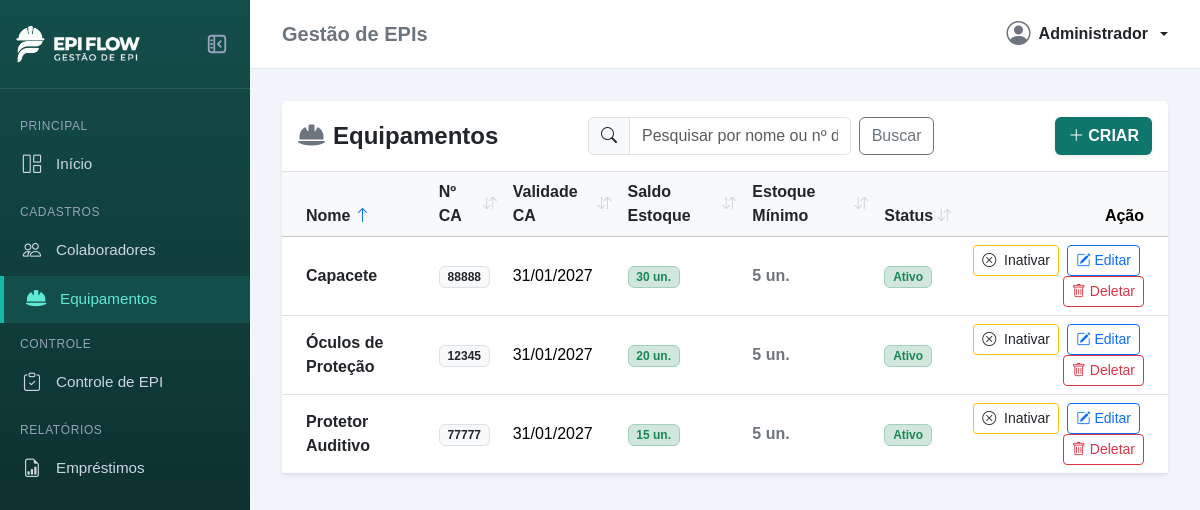
The page /epis/ on the database as committed earlier.
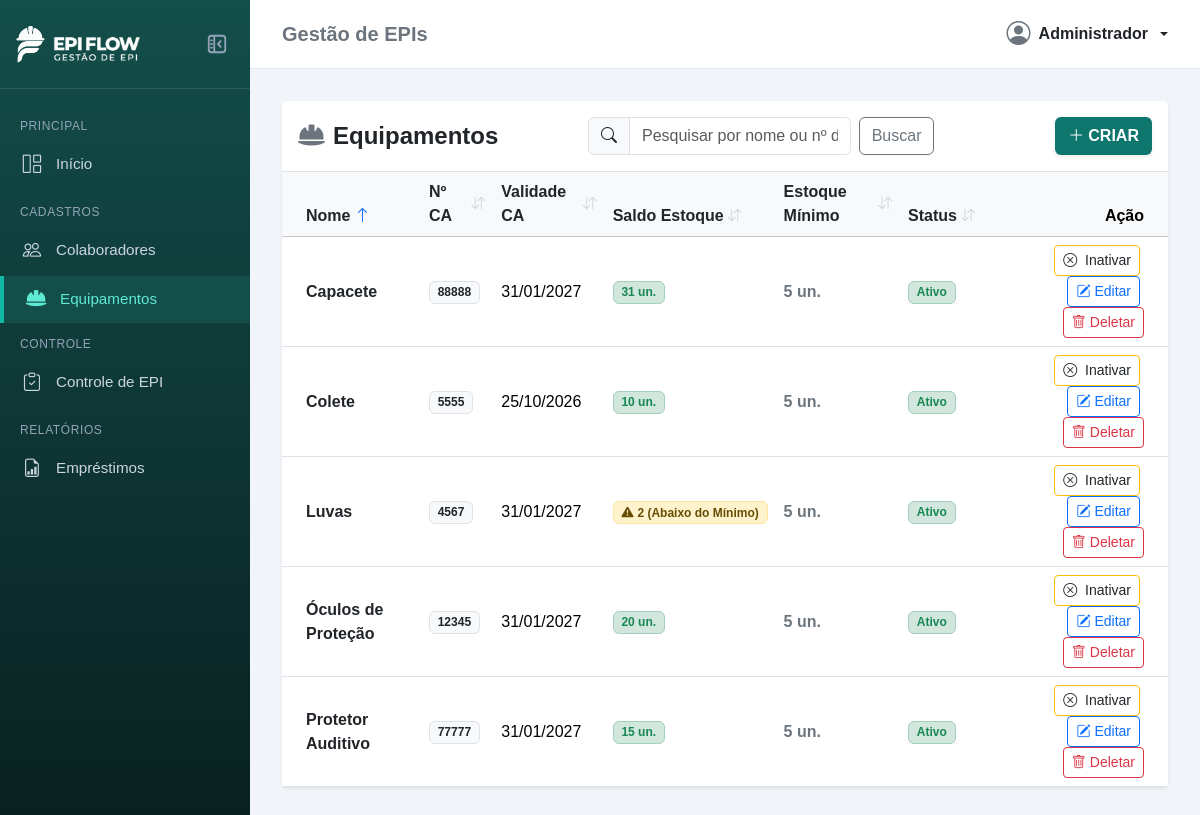
The same page on the database as committed later.
### apps/epis/models.py (models this page shows, shortened)
class Equipamento(models.Model):
    nome = models.CharField(max_length=100)
    ca_numero = models.CharField(max_length=30)
    validade_ca = models.DateField()
    saldo_estoque = models.IntegerField(default=0)
    estoque_minimo = models.IntegerField(default=5)
    ativo = models.BooleanField(default=True)
    @property
    def ca_vencido(self):
        from django.utils import timezone
        if self.validade_ca:
            return self.validade_ca < timezone.now().date()
        return False

### apps/epis/views.py (the view)
# urls.py: path('', views.listar_equipamentos, name='listar'),
def listar_equipamentos(request):
    termo_busca = request.GET.get('busca', '').strip()
    campo_ordenacao = request.GET.get('campo', 'nome')
    direcao_ordenacao = request.GET.get('direcao', 'asc')
    todos = list(Equipamento.objects.all())
    if termo_busca:
        termo_normalizado = remover_acentos(termo_busca)
        equipamentos = [
            e for e in todos
            if termo_normalizado in remover_acentos(e.nome)
            or termo_normalizado in remover_acentos(e.ca_numero)
        ]
    else:
        equipamentos = todos
    equipamentos = aplicar_ordenacao_equipamentos(equipamentos, campo_ordenacao, direcao_ordenacao)
    return render(request, 'epis/listar.html', {
        'equipamentos': equipamentos,
        'termo_busca': termo_busca,
        'campo_ordenacao': campo_ordenacao,
        'direcao_ordenacao': direcao_ordenacao,
    })

### apps/epis/views.py (called while the page is built, shortened)
def remover_acentos(texto):
    if not texto:
        return ''
    return ''.join(
        c for c in unicodedata.normalize('NFD', str(texto))
        if unicodedata.category(c) != 'Mn'
    ).lower()

def aplicar_ordenacao_equipamentos(equipamentos, campo, direcao):
    reverse = (direcao == 'desc')
    if campo == 'nome':
        return sorted(equipamentos, key=lambda x: remover_acentos(x.nome), reverse=reverse)
    elif campo == 'saldo_estoque':
        return sorted(equipamentos, key=lambda x: x.saldo_estoque or 0, reverse=reverse)
    elif campo == 'estoque_minimo':
        return sorted(equipamentos, key=lambda x: x.estoque_minimo or 0, reverse=reverse)
    elif campo == 'status':
        return sorted(equipamentos, key=lambda x: 'Ativo' if x.ativo else 'Inativo', reverse=reverse)
    else:
        return sorted(equipamentos, key=lambda x: remover_acentos(x.nome), reverse=False)

### templates/epis/listar.html (shortened to what the changed rows need)
{% extends 'base.html' %}
{% block content %}
<div class="card shadow-sm border-0">
    <div class="card-body p-0">
        {% if equipamentos %}
        <div class="table-responsive">
            <table class="table table-hover align-middle mb-0">
                <thead class="table-light">
                    <tr>
                        <th class="ps-4">
                            <a href="?busca={{ termo_busca }}&campo=nome&direcao={% if campo_ordenacao == 'nome' and direcao_ordenacao == 'asc' %}desc{% else %}asc{% endif %}"
                                class="text-dark text-decoration-none d-inline-flex align-items-center gap-1"
                                title="Clique para ordenar por Nome">
                                <span>Nome</span>
                                {% if campo_ordenacao == 'nome' %}
                                {% if direcao_ordenacao == 'asc' %}
                                <i class="bi bi-arrow-up text-primary fw-bold" title="Crescente (A-Z)"></i>
                                {% else %}
                                <i class="bi bi-arrow-down text-primary fw-bold" title="Decrescente (Z-A)"></i>
                                {% endif %}
                                {% else %}
                                <i class="bi bi-arrow-down-up text-muted opacity-25 small"></i>
                                {% endif %}
                            </a>
                        </th>
                        <th>
                            <a href="?busca={{ termo_busca }}&campo=ca_numero&direcao={% if campo_ordenacao == 'ca_numero' and direcao_ordenacao == 'asc' %}desc{% else %}asc{% endif %}"
                                class="text-dark text-decoration-none d-inline-flex align-items-center gap-1"
                                title="Clique para ordenar por Nº CA">
                                <span>Nº CA</span>
                                {% if campo_ordenacao == 'ca_numero' %}
                                {% if direcao_ordenacao == 'asc' %}
                                <i class="bi bi-arrow-up text-primary fw-bold" title="Crescente"></i>
                                {% else %}
                                <i class="bi bi-arrow-down text-primary fw-bold" title="Decrescente"></i>
                                {% endif %}
                                {% else %}
                                <i class="bi bi-arrow-down-up text-muted opacity-25 small"></i>
                                {% endif %}
                            </a>
                        </th>
                        <th>
                            <a href="?busca={{ termo_busca }}&campo=validade_ca&direcao={% if campo_ordenacao == 'validade_ca' and direcao_ordenacao == 'asc' %}desc{% else %}asc{% endif %}"
                                class="text-dark text-decoration-none d-inline-flex align-items-center gap-1"
                                title="Clique para ordenar por Validade CA">
                                <span>Validade CA</span>
                                {% if campo_ordenacao == 'validade_ca' %}
                                {% if direcao_ordenacao == 'asc' %}
                                <i class="bi bi-arrow-up text-primary fw-bold" title="Mais antigas primeiro"></i>
                                {% else %}
                                <i class="bi bi-arrow-down text-primary fw-bold" title="Mais recentes primeiro"></i>
                                {% endif %}
                                {% else %}
                                <i class="bi bi-arrow-down-up text-muted opacity-25 small"></i>
                                {% endif %}
                            </a>
                        </th>
                        <th>
                            <a href="?busca={{ termo_busca }}&campo=saldo_estoque&direcao={% if campo_ordenacao == 'saldo_estoque' and direcao_ordenacao == 'asc' %}desc{% else %}asc{% endif %}"
                                class="text-dark text-decoration-none d-inline-flex align-items-center gap-1"
                                title="Clique para ordenar por Saldo Estoque">
                                <span>Saldo Estoque</span>
                                {% if campo_ordenacao == 'saldo_estoque' %}
                                {% if direcao_ordenacao == 'asc' %}
                                <i class="bi bi-arrow-up text-primary fw-bold" title="Menor saldo primeiro"></i>
                                {% else %}
                                <i class="bi bi-arrow-down text-primary fw-bold" title="Maior saldo primeiro"></i>
                                {% endif %}
                                {% else %}
                                <i class="bi bi-arrow-down-up text-muted opacity-25 small"></i>
                                {% endif %}
                            </a>
                        </th>
                        <th>
                            <a href="?busca={{ termo_busca }}&campo=estoque_minimo&direcao={% if campo_ordenacao == 'estoque_minimo' and direcao_ordenacao == 'asc' %}desc{% else %}asc{% endif %}"
                                class="text-dark text-decoration-none d-inline-flex align-items-center gap-1"
                                title="Clique para ordenar por Estoque Mínimo">
                                <span>Estoque Mínimo</span>
                                {% if campo_ordenacao == 'estoque_minimo' %}
                                {% if direcao_ordenacao == 'asc' %}
                                <i class="bi bi-arrow-up text-primary fw-bold"
                                    title="Menor estoque mínimo primeiro"></i>
                                {% else %}
                                <i class="bi bi-arrow-down text-primary fw-bold"
                                    title="Maior estoque mínimo primeiro"></i>
                                {% endif %}
                                {% else %}
                                <i class="bi bi-arrow-down-up text-muted opacity-25 small"></i>
                                {% endif %}
                            </a>
                        </th>
                        <th>
                            <a href="?busca={{ termo_busca }}&campo=status&direcao={% if campo_ordenacao == 'status' and direcao_ordenacao == 'asc' %}desc{% else %}asc{% endif %}"
                                class="text-dark text-decoration-none d-inline-flex align-items-center gap-1"
                                title="Clique para ordenar por Status">
                                <span>Status</span>
                                {% if campo_ordenacao == 'status' %}
                                {% if direcao_ordenacao == 'asc' %}
                                <i class="bi bi-arrow-up text-primary fw-bold" title="Crescente (Ativo primeiro)"></i>
                                {% else %}
                                <i class="bi bi-arrow-down text-primary fw-bold"
                                    title="Decrescente (Inativo primeiro)"></i>
                                {% endif %}
                                {% else %}
                                <i class="bi bi-arrow-down-up text-muted opacity-25 small"></i>
                                {% endif %}
                            </a>
                        </th>
                        <th class="text-end pe-4">Ação</th>
                    </tr>
                </thead>
                <tbody>
                    {% for equip in equipamentos %}
                    <tr class="{% if not equip.ativo %}table-light opacity-75{% endif %}">
                        <td class="ps-4 fw-semibold text-dark">{{ equip.nome }}</td>
                        <td><span class="badge bg-light text-dark border">{{ equip.ca_numero }}</span></td>
                        <td>
                            {{ equip.validade_ca|date:"d/m/Y" }}
                        </td>
                        <td>
                            {% if equip.saldo_estoque <= 0 %} <span
                                class="badge bg-danger-subtle text-danger border border-danger-subtle fw-semibold"
                                title="Estoque esgotado!">
                                <i class="bi bi-x-circle me-1"></i>0 (Esgotado)
                                </span>
                                {% elif equip.saldo_estoque <= equip.estoque_minimo %} <span
                                    class="badge bg-warning-subtle text-warning-emphasis border border-warning-subtle fw-semibold"
                                    title="Saldo atingiu o estoque mínimo de reposição!">
                                    <i class="bi bi-exclamation-triangle-fill me-1"></i>{{ equip.saldo_estoque }}
                                    (Abaixo do Mínimo)
                                    </span>
                                    {% else %}
                                    <span
                                        class="badge bg-success-subtle text-success border border-success-subtle fw-semibold">
                                        {{ equip.saldo_estoque }} un.
                                    </span>
                                    {% endif %}
                        </td>
                        <td>
                            <span class="text-secondary fw-semibold">{{ equip.estoque_minimo }} un.</span>
                        </td>
                        <td>
                            {% if equip.ativo %}
                            <span class="badge bg-success-subtle text-success border border-success-subtle">Ativo</span>
                            {% else %}
                            <span
                                class="badge bg-secondary-subtle text-secondary border border-secondary-subtle">Inativo</span>
                            {% endif %}
                        </td>
                        <td class="text-end pe-4">
                            <a href="{% url 'epis:alternar_status' equip.id %}"
                                class="btn btn-sm {% if equip.ativo %}btn-outline-warning text-dark{% else %}btn-outline-success{% endif %} me-1"
                                title="{% if equip.ativo %}Inativar Equipamento{% else %}Ativar Equipamento{% endif %}">
                                <i
                                    class="bi {% if equip.ativo %}bi-x-circle{% else %}bi-check-circle{% endif %} me-1"></i>
                                {% if equip.ativo %}Inativar{% else %}Ativar{% endif %}
                            </a>
                            <a href="{% url 'epis:editar' equip.id %}" class="btn btn-sm btn-outline-primary me-1">
                                <i class="bi bi-pencil-square me-1"></i>Editar
                            </a>
                            <button type="button" class="btn btn-sm btn-outline-danger" data-bs-toggle="modal"
                                data-bs-target="#modalExcluir" data-equip-id="{{ equip.id }}"
                                data-equip-nome="{{ equip.nome }}">
                                <i class="bi bi-trash me-1"></i>Deletar
                            </button>
                        </td>
                    </tr>
                    {% endfor %}
                </tbody>
            </table>
        </div>
        {% endif %}
    </div>
</div>
{% endblock %}

Rows that differ between the two databases and show on the page:
changed Equipamento "Capacete": saldo_estoque "30" → "31"
added Equipamento: nome "Colete", ca_numero "5555", validade_ca "25/10/2026", saldo_estoque "10", estoque_minimo "5", ativo "Ativo"
added Equipamento: nome "Luvas", ca_numero "4567", validade_ca "31/01/2027", saldo_estoque "2", estoque_minimo "5", ativo "Ativo"
